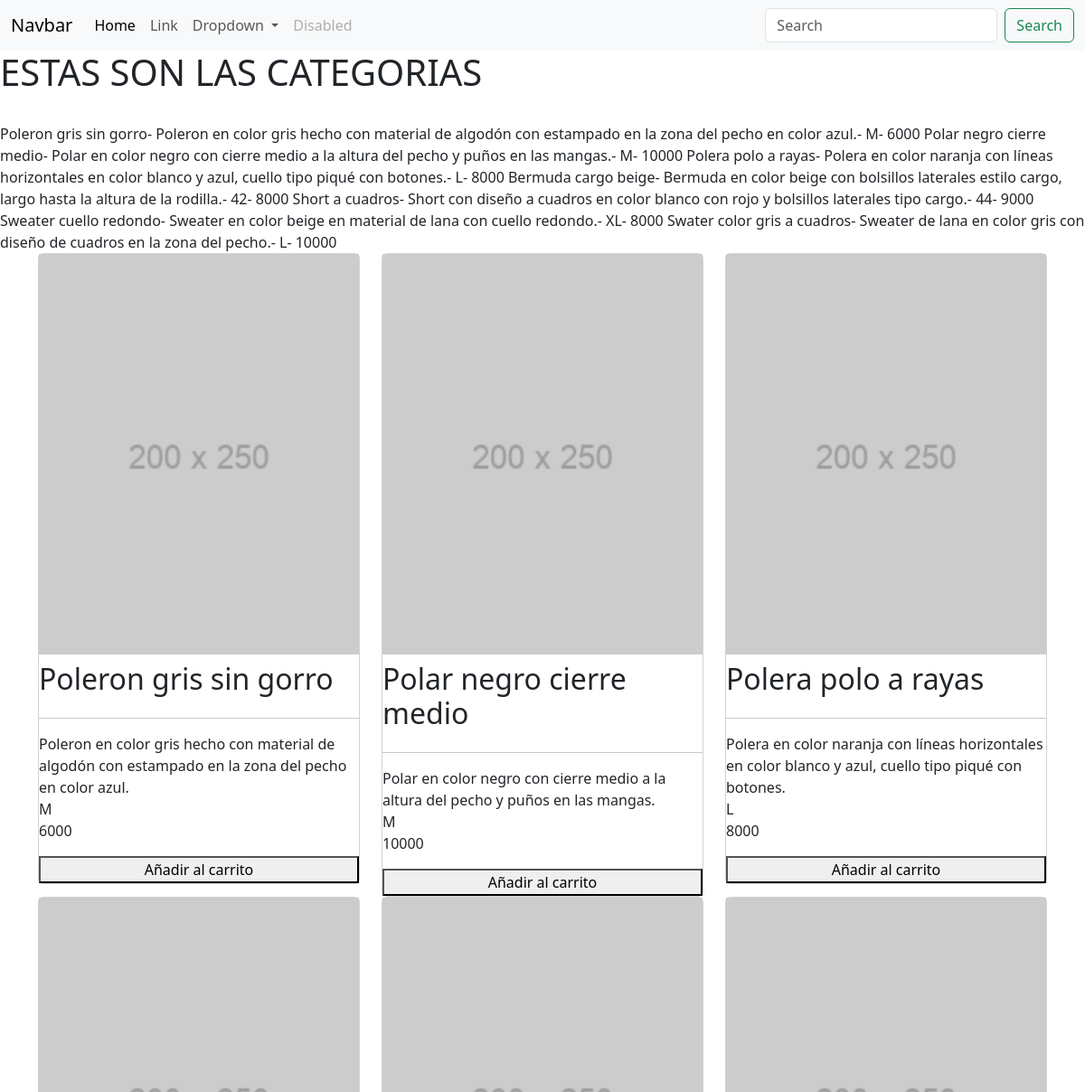
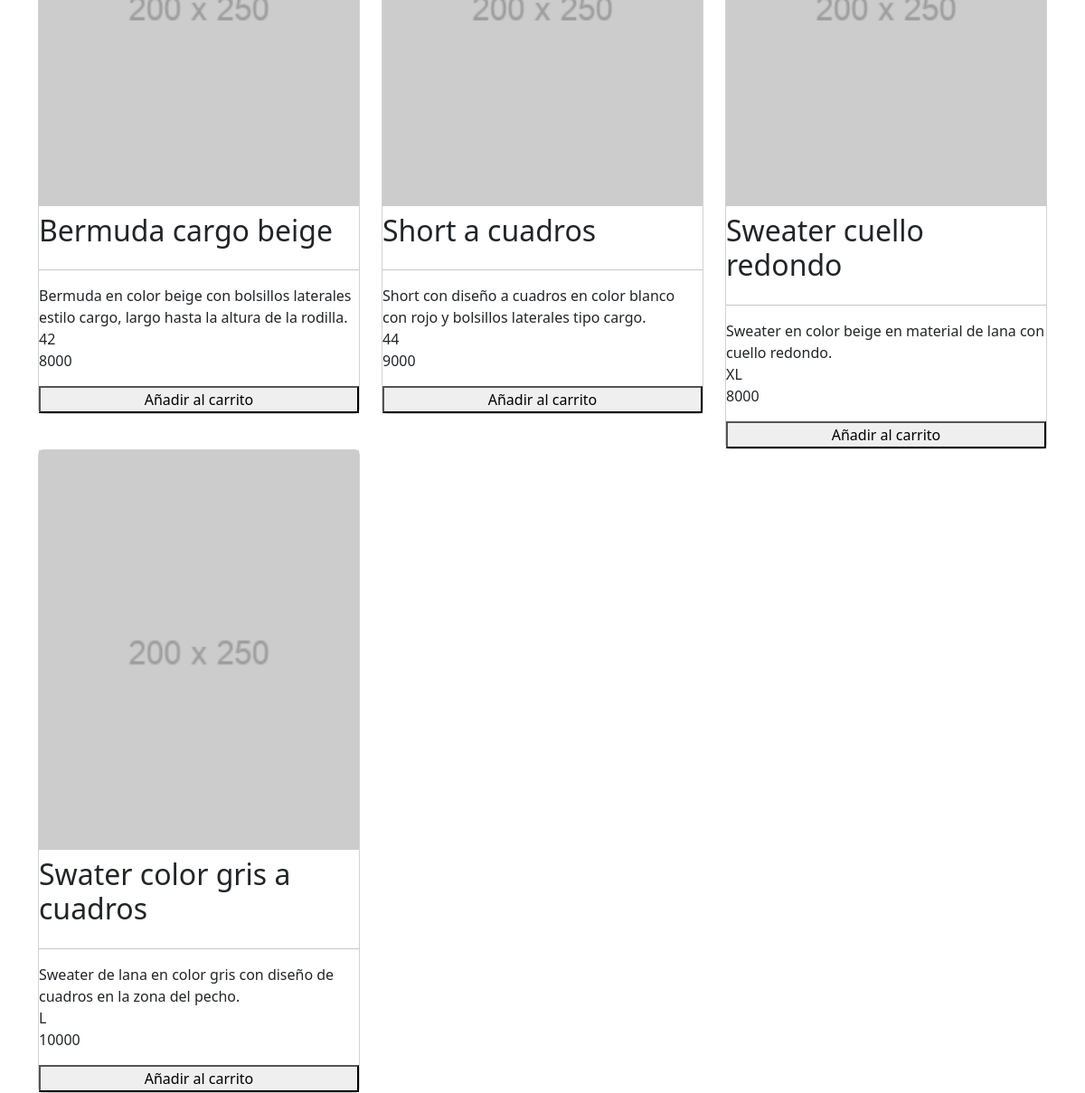
Screenshot of /prueba with the database file from the repository (2 pictures, top to bottom).
### venta/models.py (models this page shows, shortened)
class Producto(models.Model):
    id_producto     = models.BigAutoField(db_column='idProducto', primary_key=True)
    id_categoria    = models.ForeignKey('Categoria', on_delete=models.CASCADE, db_column='idCategoria')
    nombre          = models.CharField(max_length=25)
    marca           = models.CharField(max_length=25)
    descripcion     = models.CharField(max_length=200)
    talla           = models.CharField(max_length=4)
    precio          = models.IntegerField()
    stock           = models.IntegerField()
    imagen          = models.ImageField(upload_to='productos/', null=True)

### venta/views.py (the view)
# urls.py: path('prueba',views.prueba, name='prueba'),
def prueba(request):
    prodMujer = Producto.objects.filter(id_categoria="1")
    context = {"productos":prodMujer}
    return render(request,"venta/prueba.html",context)

### venta/templates/venta/prueba.html (shortened to what this page needs)
{% load static %}
<!DOCTYPE html>
<html lang="en">
<head>
    <link href="https://cdn.jsdelivr.net/npm/bootstrap@5.3.0-alpha2/dist/css/bootstrap.min.css" rel="stylesheet">
</head>
<body>
    <nav class="navbar navbar-expand-lg bg-body-tertiary">
        <div class="container-fluid">
            <a class="navbar-brand" href="#">Navbar</a>
            <div class="collapse navbar-collapse" id="navbarSupportedContent">
                <ul class="navbar-nav me-auto mb-2 mb-lg-0">
                <li class="nav-item">
                    <a class="nav-link active" aria-current="page" href="#">Home</a>
                </li>
                <li class="nav-item">
                    <a class="nav-link" href="#">Link</a>
                </li>
                <li class="nav-item dropdown">
                    <a class="nav-link dropdown-toggle" href="#" role="button" data-bs-toggle="dropdown" aria-expanded="false">
                    Dropdown
                    </a>
                </li>
                <li class="nav-item">
                    <a class="nav-link disabled">Disabled</a>
                </li>
                </ul>
                <form class="d-flex" role="search">
                    <input class="form-control me-2" type="search" placeholder="Search" aria-label="Search">
                    <button class="btn btn-outline-success" type="submit">Search</button>
                </form>
            </div>
        </div>
    </nav>
    <h1>ESTAS SON LAS CATEGORIAS</h1>
    <br>
    {% for i in productos %}
    {{i.nombre}}-
    {{i.descripcion}}-
    {{i.talla}}-
    {{i.precio}}
    {% endfor %}
    <div class="container">
        <div class="row">
            {% for i in productos %}
            <div class="col-lg-4 col-md-6 col-sm-12">
                <div class="producto card">
                    <img src="{% static 'venta/imagenes/200x250.png' %}">
                    <h2 class="pt-2">{{i.nombre}}</h2>
                    <hr>
                    <p class="mb-0">{{i.descripcion}}</p>
                    <p class="mt-0 mb-0">{{i.talla}}</p>
                    <p class="mt-0">{{i.precio}}</p>
                    <button class="color-boton">Añadir al carrito</button>
                </div>
            </div>
            {% endfor %}
        </div>
    </div>
</body>
</html>

### rows the page displays
Producto: nombre "Poleron gris sin gorro", descripcion "Poleron en color gris hecho con material de algodón con estampado en la zona del pecho en color azul.", talla "M", precio "6000"
Producto: nombre "Polar negro cierre medio", descripcion "Polar en color negro con cierre medio a la altura del pecho y puños en las mangas.", talla "M", precio "10000"
Producto: nombre "Polera polo a rayas", descripcion "Polera en color naranja con líneas horizontales en color blanco y azul, cuello tipo piqué con botones.", talla "L", precio "8000"
Producto: nombre "Bermuda cargo beige", descripcion "Bermuda en color beige con bolsillos laterales estilo cargo, largo hasta la altura de la rodilla.", talla "42", precio "8000"
Producto: nombre "Short a cuadros", descripcion "Short con diseño a cuadros en color blanco con rojo y bolsillos laterales tipo cargo.", talla "44", precio "9000"
Producto: nombre "Sweater cuello redondo", descripcion "Sweater en color beige en material de lana con cuello redondo.", talla "XL", precio "8000"
Producto: nombre "Swater color gris a cuadros", descripcion "Sweater de lana en color gris con diseño de cuadros en la zona del pecho.", talla "L", precio "10000"
